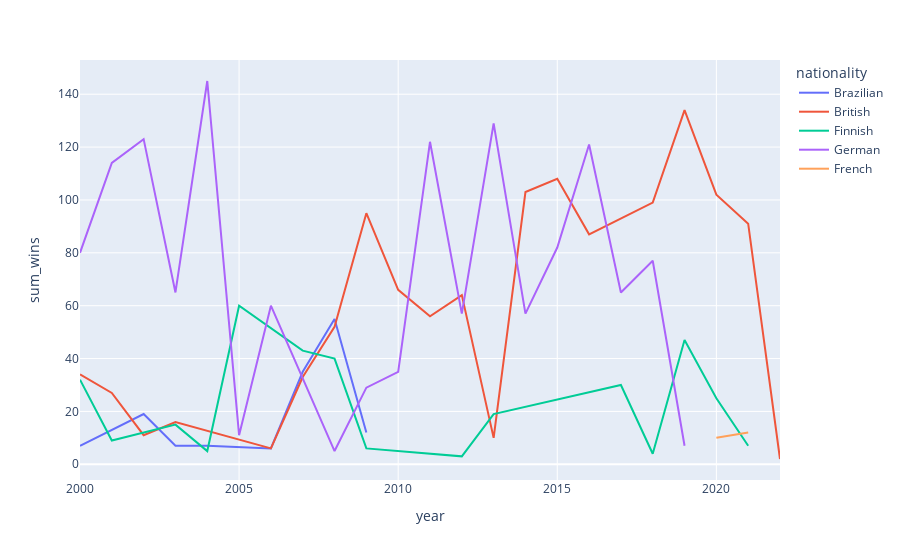

Source (notebook cell):
### Code cell
lineplotly = px.line(season_year_nationality, x = "year", y = "sum_wins", color = "nationality")

lineplotly.show()

### Figure 1 — Plotly figure (JSON) as saved in the notebook; plotly's stock layout.template omitted (floating-point values rounded to 4 significant figures)
{"data": [{"hovertemplate": "nationality=Brazilian<br>year=%{x}<br>sum_wins=%{y}<extra></extra>", "legendgroup": "Brazilian", "line": {"color": "#636efa", "dash": "solid"}, "marker": {"symbol": "circle"}, "mode": "lines", "name": "Brazilian", "orientation": "v", "showlegend": true, "type": "scatter", "x": [2000, 2002, 2003, 2004, 2006, 2007, 2008, 2009], "xaxis": "x", "y": [7, 19, 7, 7, 6, 35, 55, 12], "yaxis": "y"}, {"hovertemplate": "nationality=British<br>year=%{x}<br>sum_wins=%{y}<extra></extra>", "legendgroup": "British", "line": {"color": "#EF553B", "dash": "solid"}, "marker": {"symbol": "circle"}, "mode": "lines", "name": "British", "orientation": "v", "showlegend": true, "type": "scatter", "x": [2000, 2001, 2002, 2003, 2006, 2007, 2008, 2009, 2010, 2011, 2012, 2013, 2014, 2015, 2016, 2017, 2018, 2019, 2020, 2021, 2022], "xaxis": "x", "y": [34, 27, 11, 16, 6, 33, 52, 95, 66, 56, 64, 10, 103, 108, 87, 93, 99, 134, 102, 91, 2], "yaxis": "y"}, {"hovertemplate": "nationality=Finnish<br>year=%{x}<br>sum_wins=%{y}<extra></extra>", "legendgroup": "Finnish", "line": {"color": "#00cc96", "dash": "solid"}, "marker": {"symbol": "circle"}, "mode": "lines", "name": "Finnish", "orientation": "v", "showlegend": true, "type": "scatter", "x": [2000, 2001, 2003, 2004, 2005, 2007, 2008, 2009, 2012, 2013, 2017, 2018, 2019, 2020, 2021], "xaxis": "x", "y": [32, 9, 15, 5, 60, 43, 40, 6, 3, 19, 30, 4, 47, 25, 7], "yaxis": "y"}, {"hovertemplate": "nationality=German<br>year=%{x}<br>sum_wins=%{y}<extra></extra>", "legendgroup": "German", "line": {"color": "#ab63fa", "dash": "solid"}, "marker": {"symbol": "circle"}, "mode": "lines", "name": "German", "orientation": "v", "showlegend": true, "type": "scatter", "x": [2000, 2001, 2002, 2003, 2004, 2005, 2006, 2008, 2009, 2010, 2011, 2012, 2013, 2014, 2015, 2016, 2017, 2018, 2019], "xaxis": "x", "y": [80, 114, 123, 65, 145, 11, 60, 5, 29, 35, 122, 57, 129, 57, 82, 121, 65, 77, 7], "yaxis": "y"}, {"hovertemplate": "nationality=French<br>year=%{x}<br>sum_wins=%{y}<extra></extra>", "legendgroup": "French", "line": {"color": "#FFA15A", "dash": "solid"}, "marker": {"symbol": "circle"}, "mode": "lines", "name": "French", "orientation": "v", "showlegend": true, "type": "scatter", "x": [2020, 2021], "xaxis": "x", "y": [10, 12], "yaxis": "y"}], "layout": {"legend": {"title": {"text": "nationality"}, "tracegroupgap": 0}, "margin": {"t": 60}, "xaxis": {"anchor": "y", "domain": [0, 1], "title": {"text": "year"}}, "yaxis": {"anchor": "x", "domain": [0, 1], "title": {"text": "sum_wins"}}}}
